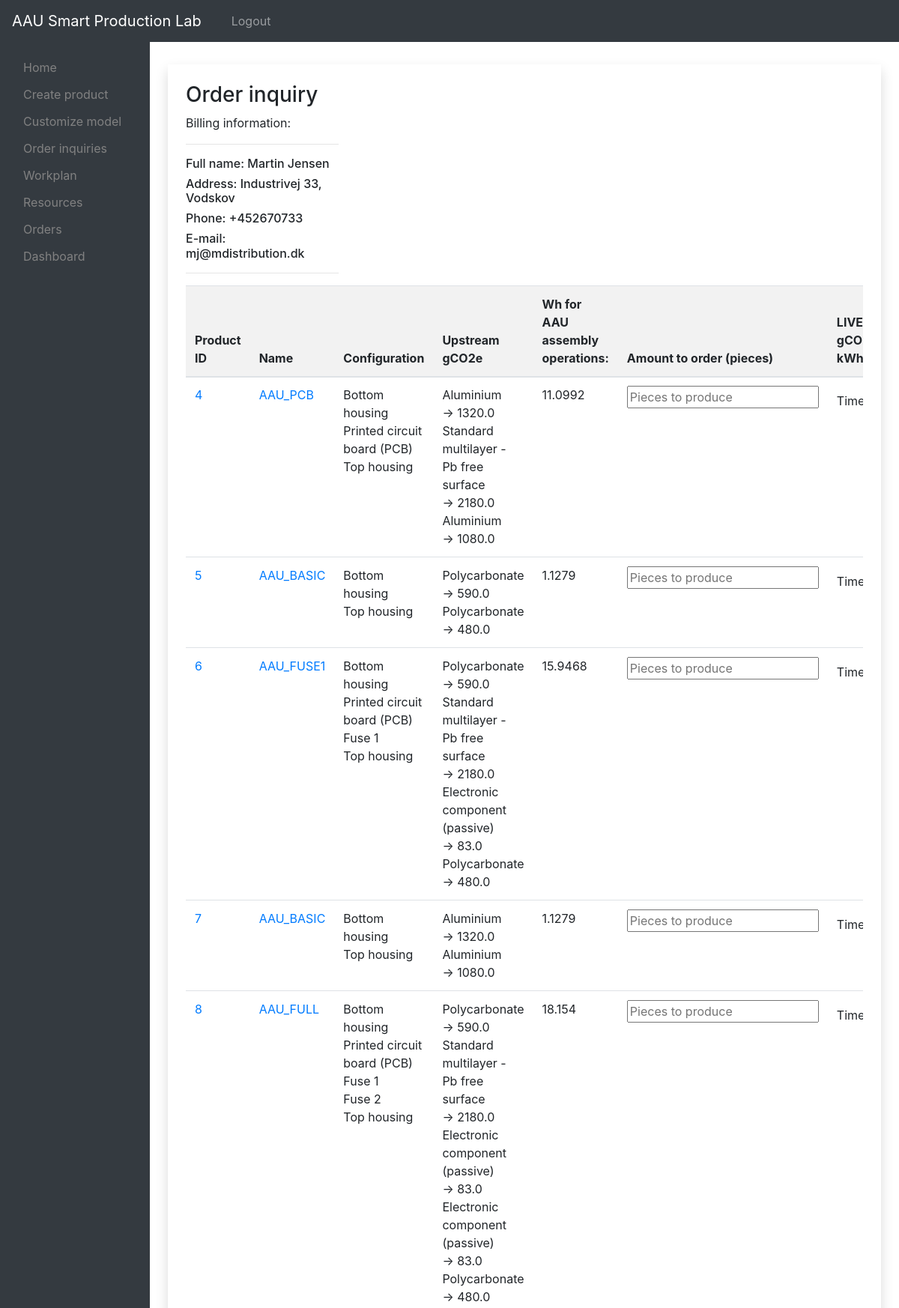
Page /inquiry (signed in, upper part) on the committed database.
### models.py (models this page shows, shortened)
class User(db.Model):
    __tablename__ = "users"
    id = db.Column(db.Integer, primary_key=True)
    name = db.Column(db.String(25), nullable=False)
    username = db.Column(db.String(25), nullable=False)
    password = db.Column(db.String(100), nullable=False)
    orders = db.relationship("Order", backref="user", lazy=True)
    products = db.relationship("Product", backref="user", lazy=True)

class Product(db.Model):
    __tablename__ = "products"
    id = db.Column(db.Integer, primary_key=True)
    name = db.Column(db.String(25), nullable=False)
    user_id = db.Column(db.Integer, db.ForeignKey("users.id"))
    total_LCI = db.Column(db.Float)
    AAU_Wh = db.Column(db.Float)
    order_id = db.Column(db.Integer, db.ForeignKey("orders.id"))
    components = db.relationship("Component", backref="product", lazy=True)

class Component(db.Model):
    __tablename__ = "components"
    id = db.Column(db.Integer, primary_key=True)
    name = db.Column(db.String(20), nullable=False)
    part_no = db.Column(db.Integer, nullable=False)
    specs = db.Column(db.String(25), nullable=False)
    product_id = db.Column(db.Integer, db.ForeignKey("products.id"))#, nullable=False)
    properties = db.relationship("Property", back_populates="components", lazy=True)

class Property(db.Model):
    __tablename__ = "properties"
    id = db.Column(db.Integer, primary_key=True)
    material_name = db.Column(db.VARCHAR(25), nullable=False)
    emissionData_value = db.Column(db.Float, nullable=False)
    ref_LCI = db.Column(db.String)
    component_id = db.Column(db.Integer, db.ForeignKey("components.id"), nullable=False)
    components = db.relationship("Component", back_populates="properties", lazy=True)

### app.py (the view, shortened to what this page needs)
@app.route("/inquiry", methods=["GET", "POST"])
def createOrder():
    if 'username' in session:
        if request.method == 'GET':
            products = User.query.filter_by(username=session['username']).first().products
            print("the orders for the user are:", products)
            propData = []
            actList = []
            act_dtime = []
            act_el = []
            act_air = []
            act_Wh = []
            comp_Wh = []
            prod_Wh = []
            prod_info = { "P_ID": [], "components": [], "activities": [],
            "act_el": [], "act_air":[], "act_Wh":[], "act_dt":[],
            "comp_Wh": [],"prod_Wh": [],"prod_Wh_list": [], "total_prod_Wh": [] ,"prop_LCI":[], "total_gCo2e_Wh": []
                        }
            for prod in products:
                comps = prod.components
                print("Components:",prod, comps)
                prod_info['P_ID'].append(prod.id)
                for comp in comps:
                    for prop in comp.properties:
                        component = Component.query.filter(Component.name==comp.name).first()
                        props = Property.query.filter(Property.material_name==prop.material_name, Property.component_id==component.id).all()
                        prod_info['components'].append(component.name)
                        for prop in props:
                            propData.append(prop.emissionData_value)
                            for act in prop.activities:
                                act_dt = act.delta_t
                                act_el_Wh = act.el_energy / 3600
                                act_air_Wh = act.air_energy / 3600
                                act_TOT_Wh = act_el_Wh + act_air_Wh
                                act_dtime.append(act_dt)
                                act_el.append(round(act_el_Wh,4))
                                act_air.append(round(act_air_Wh,4))
                                act_Wh.append(round(act_TOT_Wh,4))
                                actList.append(act.name)
                                prod_info['activities'].append(actList)
                        prod_info['act_dt'].append(act_dtime)
                        prod_info['act_el'].append(act_el)
                        prod_info['act_air'].append(act_air)
                        prod_info['act_Wh'].append(act_Wh)
                        comp_Wh.append(sum(act_Wh))
                        prod_Wh.append(sum(comp_Wh))
                        prod_info['comp_Wh'].append(comp_Wh)
                        prod_info['prop_LCI'].append(sum(propData))
                        act_dtime = []
                        act_el = []
                        act_air = []
                        act_Wh = []
                        comp_Wh = []
                        propData = []
                    print("Wh for each component configured:",prod_Wh)
                produs = Product.query.filter_by(id=prod.id).first()
                print(produs.name, produs.id, round(sum(prod_Wh),4), produs.AAU_Wh)
                if produs.AAU_Wh is None:
                    produs.AAU_Wh = round(sum(prod_Wh),4)
                    db.session.commit()
                    print("cheeeeeeeeeeeeeeeck:",produs.id, produs.AAU_Wh)
                prod_info['prod_Wh'].append(prod_Wh)
                prod_info['prod_Wh_list'].append(sum(prod_Wh))
                total_Wh=sum(prod_Wh)
                prod_info['total_prod_Wh'].append(sum(prod_Wh))
                prod_Wh = []
            return render_template("o_inquiry.html", products=products, prod_info=prod_info, userObj=session['name'])
        else:
            return render_template("o_inquiry.html", products=products, prod_info=prod_info, userObj=session['name'])
    else:
        return redirect(url_for('login'))

### templates/o_inquiry.html (shortened to what this page needs)
{% extends "layout2.html" %}
{% block body %}
<section>
  <div class="container shadow p-4 mb-4 bg-white" style="margin-top:30px">
      <div class="row">
        <div class="col">
        <h3>Order inquiry</h3>
        <p>Billing information:</p>
        <hr>
        {% if userObj %}
        <h6>Full name: {{ session['name'] }} </h6>
        <h6>Address: Industrivej 33, Vodskov</h6>
        <h6>Phone: +452670733</h6>
        <h6>E-mail: mj@mdistribution.dk</h6>
        <hr>
        </div>
        <div class="col"></div>
        <div class="col"></div>
        <div class="col"></div>
      </div>
        {% endif %}
        <div class="table-responsive">
          <table class="table table-hover">
            <thead>
              <tr id="total">
                <th>Product ID</th>
                <th>Name</th>
                <th>Configuration</th>
                <th>Upstream gCO2e</th>
                <th>Wh for AAU assembly operations:<br></th>
                <th>Amount to order (pieces)</th>
                <th>LIVE data <br>gCO2e / kWh</th>
              </tr>
            </thead>
            <tbody>
              {% for product in products %}
              <tr>
                <form action="{{ url_for('createOrder') }}" method="post">
                  <td>
                    <a href="{{ url_for('showProd', prod_id=product.id)}}">{{ product.id }}</a>
                  </td>
                  <td><a href="{{ url_for('showProd', prod_id=product.id)}}">{{ product.name }}</a></td>
                  <td>
                    {% for comp in product.components %}
                      {{ comp.name }}<br>
                    {% endfor %}
                  </td>
                  <td>
                    {% for comp in product.components %}
                    {% for prop in comp.properties %}
                      {{ prop.material_name }}<br>->
                      {{ prop.emissionData_value }}<br>
                    {% endfor %}
                    {% endfor %}
                  </td>
                  <td>
                    {{ product.AAU_Wh }}
                  </td>
                  <td><input class="form" name="o_qnty" placeholder="Pieces to produce"></td>
                  <td>
                    <p>Timestamp:</p>
                  </td>
                </form>
              </tr>
              {% endfor %}
            </tbody>
          </table>
        </div>
  </div>
</section>
{% endblock %}

### templates/layout2.html (style rules this page uses)
#total { background-color: #f2f2f2; }

### rows in the picture
User: name "Martin Jensen"
Product: id "4", name "AAU_PCB", AAU_Wh "11.0992"
Component: name "Bottom housing"
Component: name "Printed circuit board (PCB)"
Component: name "Top housing"
Property: material_name "Aluminium", emissionData_value "1320.0"
Property: material_name "Standard multilayer - Pb free surface", emissionData_value "2180.0"
Property: material_name "Aluminium", emissionData_value "1080.0"
Product: id "5", name "AAU_BASIC", AAU_Wh "1.1279"
Component: name "Bottom housing"
Component: name "Top housing"
Property: material_name "Polycarbonate", emissionData_value "590.0"
Property: material_name "Polycarbonate", emissionData_value "480.0"
Product: id "6", name "AAU_FUSE1", AAU_Wh "15.9468"
Component: name "Bottom housing"
Component: name "Printed circuit board (PCB)"
Component: name "Fuse 1"
Component: name "Top housing"
Property: material_name "Polycarbonate", emissionData_value "590.0"
Property: material_name "Standard multilayer - Pb free surface", emissionData_value "2180.0"
Property: material_name "Electronic component (passive)", emissionData_value "83.0"
Property: material_name "Polycarbonate", emissionData_value "480.0"
Product: id "7", name "AAU_BASIC", AAU_Wh "1.1279"
Component: name "Bottom housing"
Component: name "Top housing"
Property: material_name "Aluminium", emissionData_value "1320.0"
Property: material_name "Aluminium", emissionData_value "1080.0"
Product: id "8", name "AAU_FULL", AAU_Wh "18.154"
Component: name "Bottom housing"
Component: name "Printed circuit board (PCB)"
Component: name "Fuse 1"
Component: name "Fuse 2"
Component: name "Top housing"
Property: material_name "Polycarbonate", emissionData_value "590.0"
Property: material_name "Standard multilayer - Pb free surface", emissionData_value "2180.0"
Property: material_name "Electronic component (passive)", emissionData_value "83.0"
Property: material_name "Electronic component (passive)", emissionData_value "83.0"
Property: material_name "Polycarbonate", emissionData_value "480.0"
